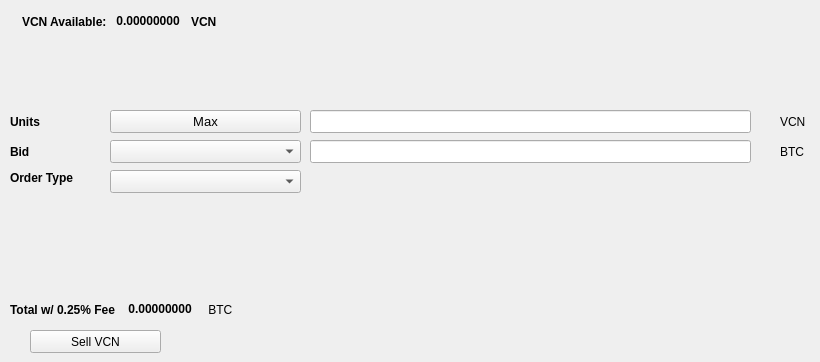
   <widget class="QWidget" name="SellTab">
    <attribute name="title">
     <string>Sell</string>
    </attribute>
    <widget class="QLabel" name="label_16">
     <property name="geometry">
      <rect>
       <x>780</x>
       <y>140</y>
       <width>31</width>
       <height>23</height>
      </rect>
     </property>
     <property name="text">
      <string>BTC</string>
     </property>
    </widget>
    <widget class="QComboBox" name="SellBidcomboBox">
     <property name="geometry">
      <rect>
       <x>110</x>
       <y>140</y>
       <width>191</width>
       <height>23</height>
      </rect>
     </property>
     <property name="font">
      <font>
       <pointsize>10</pointsize>
      </font>
     </property>
    </widget>
    <widget class="QLabel" name="label_18">
     <property name="geometry">
      <rect>
       <x>10</x>
       <y>110</y>
       <width>46</width>
       <height>23</height>
      </rect>
     </property>
     <property name="font">
      <font>
       <weight>75</weight>
       <bold>true</bold>
      </font>
     </property>
     <property name="text">
      <string>Units</string>
     </property>
    </widget>
    <widget class="QPushButton" name="Sell_Max_Amount">
     <property name="geometry">
      <rect>
       <x>110</x>
       <y>110</y>
       <width>191</width>
       <height>23</height>
      </rect>
     </property>
     <property name="font">
      <font>
       <pointsize>10</pointsize>
      </font>
     </property>
     <property name="text">
      <string>Max</string>
     </property>
    </widget>
    <widget class="QLabel" name="label_20">
     <property name="geometry">
      <rect>
       <x>10</x>
       <y>170</y>
       <width>91</width>
       <height>16</height>
      </rect>
     </property>
     <property name="font">
      <font>
       <weight>75</weight>
       <bold>true</bold>
      </font>
     </property>
     <property name="text">
      <string>Order Type</string>
     </property>
    </widget>
    <widget class="QComboBox" name="SellOrdertypeCombo">
     <property name="geometry">
      <rect>
       <x>110</x>
       <y>170</y>
       <width>191</width>
       <height>23</height>
      </rect>
     </property>
     <property name="font">
      <font>
       <pointsize>10</pointsize>
      </font>
     </property>
    </widget>
    <widget class="QLabel" name="label_21">
     <property name="geometry">
      <rect>
       <x>10</x>
       <y>140</y>
       <width>46</width>
       <height>23</height>
      </rect>
     </property>
     <property name="font">
      <font>
       <weight>75</weight>
       <bold>true</bold>
      </font>
     </property>
     <property name="text">
      <string>Bid</string>
     </property>
    </widget>
    <widget class="QLabel" name="label_22">
     <property name="geometry">
      <rect>
       <x>780</x>
       <y>110</y>
       <width>31</width>
       <height>23</height>
      </rect>
     </property>
     <property name="text">
      <string>VCN</string>
     </property>
    </widget>
    <widget class="QLineEdit" name="UnitsInputVCN">
     <property name="geometry">
      <rect>
       <x>310</x>
       <y>110</y>
       <width>441</width>
       <height>23</height>
      </rect>
     </property>
     <property name="font">
      <font>
       <pointsize>9</pointsize>
       <weight>75</weight>
       <bold>true</bold>
      </font>
     </property>
    </widget>
    <widget class="QLineEdit" name="SellBidPriceEdit">
     <property name="geometry">
      <rect>
       <x>310</x>
       <y>140</y>
       <width>441</width>
       <height>23</height>
      </rect>
     </property>
     <property name="font">
      <font>
       <pointsize>9</pointsize>
       <weight>75</weight>
       <bold>true</bold>
      </font>
     </property>
    </widget>
    <widget class="QPushButton" name="SellVCNBTN">
     <property name="geometry">
      <rect>
       <x>30</x>
       <y>330</y>
       <width>131</width>
       <height>23</height>
      </rect>
     </property>
     <property name="text">
      <string>Sell VCN</string>
     </property>
     <property name="icon">
      <iconset resource="../bitcoin.qrc">
       <normaloff>:/icons/bitcoin</normaloff>:/icons/bitcoin</iconset>
     </property>
    </widget>
    <widget class="QWidget" name="layoutWidget3">
     <property name="geometry">
      <rect>
       <x>22</x>
       <y>12</y>
       <width>240</width>
       <height>19</height>
      </rect>
     </property>
     <layout class="QHBoxLayout" name="horizontalLayout">
      <item>
       <widget class="QLabel" name="label232_2">
        <property name="font">
         <font>
          <weight>75</weight>
          <bold>true</bold>
         </font>
        </property>
        <property name="text">
         <string>VCN Available:</string>
        </property>
       </widget>
      </item>
      <item>
       <widget class="QLabel" name="VCNAvailableLabel">
        <property name="palette">
         <palette>
          <active>
           <colorrole role="WindowText">
            <brush brushstyle="SolidPattern">
             <color alpha="255">
              <red>0</red>
              <green>0</green>
              <blue>0</blue>
             </color>
            </brush>
           </colorrole>
           <colorrole role="Button">
            <brush brushstyle="SolidPattern">
             <color alpha="255">
              <red>0</red>
              <green>170</green>
              <blue>0</blue>
             </color>
            </brush>
           </colorrole>
           <colorrole role="Light">
            <brush brushstyle="SolidPattern">
             <color alpha="255">
              <red>0</red>
              <green>255</green>
              <blue>0</blue>
             </color>
            </brush>
           </colorrole>
           <colorrole role="Midlight">
            <brush brushstyle="SolidPattern">
             <color alpha="255">
              <red>0</red>
              <green>212</green>
              <blue>0</blue>
             </color>
            </brush>
           </colorrole>
           <colorrole role="Dark">
            <brush brushstyle="SolidPattern">
             <color alpha="255">
              <red>0</red>
              <green>85</green>
              <blue>0</blue>
             </color>
            </brush>
           </colorrole>
           <colorrole role="Mid">
            <brush brushstyle="SolidPattern">
             <color alpha="255">
              <red>0</red>
              <green>113</green>
              <blue>0</blue>
             </color>
            </brush>
           </colorrole>
           <colorrole role="Text">
            <brush brushstyle="SolidPattern">
             <color alpha="255">
              <red>0</red>
              <green>170</green>
              <blue>0</blue>
             </color>
            </brush>
           </colorrole>
           <colorrole role="BrightText">
            <brush brushstyle="SolidPattern">
             <color alpha="255">
              <red>255</red>
              <green>255</green>
              <blue>255</blue>
             </color>
            </brush>
           </colorrole>
           <colorrole role="ButtonText">
            <brush brushstyle="SolidPattern">
             <color alpha="255">
              <red>0</red>
              <green>0</green>
              <blue>0</blue>
             </color>
            </brush>
           </colorrole>
           <colorrole role="Base">
            <brush brushstyle="SolidPattern">
             <color alpha="255">
              <red>255</red>
              <green>255</green>
              <blue>255</blue>
             </color>
            </brush>
           </colorrole>
           <colorrole role="Window">
            <brush brushstyle="SolidPattern">
             <color alpha="255">
              <red>0</red>
              <green>170</green>
              <blue>0</blue>
             </color>
            </brush>
           </colorrole>
           <colorrole role="Shadow">
            <brush brushstyle="SolidPattern">
             <color alpha="255">
              <red>0</red>
              <green>0</green>
              <blue>0</blue>
             </color>
            </brush>
           </colorrole>
           <colorrole role="AlternateBase">
            <brush brushstyle="SolidPattern">
             <color alpha="255">
              <red>127</red>
              <green>212</green>
              <blue>127</blue>
             </color>
            </brush>
           </colorrole>
           <colorrole role="ToolTipBase">
            <brush brushstyle="SolidPattern">
             <color alpha="255">
              <red>255</red>
              <green>255</green>
              <blue>220</blue>
             </color>
            </brush>
           </colorrole>
           <colorrole role="ToolTipText">
            <brush brushstyle="SolidPattern">
             <color alpha="255">
              <red>0</red>
              <green>0</green>
              <blue>0</blue>
             </color>
            </brush>
           </colorrole>
          </active>
          <inactive>
           <colorrole role="WindowText">
            <brush brushstyle="SolidPattern">
             <color alpha="255">
              <red>0</red>
              <green>0</green>
              <blue>0</blue>
             </color>
            </brush>
           </colorrole>
           <colorrole role="Button">
            <brush brushstyle="SolidPattern">
             <color alpha="255">
              <red>0</red>
              <green>170</green>
              <blue>0</blue>
             </color>
            </brush>
           </colorrole>
           <colorrole role="Light">
            <brush brushstyle="SolidPattern">
             <color alpha="255">
              <red>0</red>
              <green>255</green>
              <blue>0</blue>
             </color>
            </brush>
           </colorrole>
           <colorrole role="Midlight">
            <brush brushstyle="SolidPattern">
             <color alpha="255">
              <red>0</red>
              <green>212</green>
              <blue>0</blue>
             </color>
            </brush>
           </colorrole>
           <colorrole role="Dark">
            <brush brushstyle="SolidPattern">
             <color alpha="255">
              <red>0</red>
              <green>85</green>
              <blue>0</blue>
             </color>
            </brush>
           </colorrole>
           <colorrole role="Mid">
            <brush brushstyle="SolidPattern">
             <color alpha="255">
              <red>0</red>
              <green>113</green>
              <blue>0</blue>
             </color>
            </brush>
           </colorrole>
           <colorrole role="Text">
            <brush brushstyle="SolidPattern">
             <color alpha="255">
              <red>0</red>
              <green>170</green>
              <blue>0</blue>
             </color>
            </brush>
           </colorrole>
           <colorrole role="BrightText">
            <brush brushstyle="SolidPattern">
             <color alpha="255">
              <red>255</red>
              <green>255</green>
              <blue>255</blue>
             </color>
            </brush>
           </colorrole>
           <colorrole role="ButtonText">
            <brush brushstyle="SolidPattern">
             <color alpha="255">
              <red>0</red>
              <green>0</green>
              <blue>0</blue>
             </color>
            </brush>
           </colorrole>
           <colorrole role="Base">
            <brush brushstyle="SolidPattern">
             <color alpha="255">
              <red>255</red>
              <green>255</green>
              <blue>255</blue>
             </color>
            </brush>
           </colorrole>
           <colorrole role="Window">
            <brush brushstyle="SolidPattern">
             <color alpha="255">
              <red>0</red>
              <green>170</green>
              <blue>0</blue>
             </color>
            </brush>
           </colorrole>
           <colorrole role="Shadow">
            <brush brushstyle="SolidPattern">
             <color alpha="255">
              <red>0</red>
              <green>0</green>
              <blue>0</blue>
             </color>
            </brush>
           </colorrole>
           <colorrole role="AlternateBase">
            <brush brushstyle="SolidPattern">
             <color alpha="255">
              <red>127</red>
              <green>212</green>
              <blue>127</blue>
             </color>
            </brush>
           </colorrole>
           <colorrole role="ToolTipBase">
            <brush brushstyle="SolidPattern">
             <color alpha="255">
              <red>255</red>
              <green>255</green>
              <blue>220</blue>
             </color>
            </brush>
           </colorrole>
           <colorrole role="ToolTipText">
            <brush brushstyle="SolidPattern">
             <color alpha="255">
              <red>0</red>
              <green>0</green>
              <blue>0</blue>
             </color>
            </brush>
           </colorrole>
          </inactive>
          <disabled>
           <colorrole role="WindowText">
            <brush brushstyle="SolidPattern">
             <color alpha="255">
              <red>0</red>
              <green>85</green>
              <blue>0</blue>
             </color>
            </brush>
           </colorrole>
           <colorrole role="Button">
            <brush brushstyle="SolidPattern">
             <color alpha="255">
              <red>0</red>
              <green>170</green>
              <blue>0</blue>
             </color>
            </brush>
           </colorrole>
           <colorrole role="Light">
            <brush brushstyle="SolidPattern">
             <color alpha="255">
              <red>0</red>
              <green>255</green>
              <blue>0</blue>
             </color>
            </brush>
           </colorrole>
           <colorrole role="Midlight">
            <brush brushstyle="SolidPattern">
             <color alpha="255">
              <red>0</red>
              <green>212</green>
              <blue>0</blue>
             </color>
            </brush>
           </colorrole>
           <colorrole role="Dark">
            <brush brushstyle="SolidPattern">
             <color alpha="255">
              <red>0</red>
              <green>85</green>
              <blue>0</blue>
             </color>
            </brush>
           </colorrole>
           <colorrole role="Mid">
            <brush brushstyle="SolidPattern">
             <color alpha="255">
              <red>0</red>
              <green>113</green>
              <blue>0</blue>
             </color>
            </brush>
           </colorrole>
           <colorrole role="Text">
            <brush brushstyle="SolidPattern">
             <color alpha="255">
              <red>0</red>
              <green>85</green>
              <blue>0</blue>
             </color>
            </brush>
           </colorrole>
           <colorrole role="BrightText">
            <brush brushstyle="SolidPattern">
             <color alpha="255">
              <red>255</red>
              <green>255</green>
              <blue>255</blue>
             </color>
            </brush>
           </colorrole>
           <colorrole role="ButtonText">
            <brush brushstyle="SolidPattern">
             <color alpha="255">
              <red>0</red>
              <green>85</green>
              <blue>0</blue>
             </color>
            </brush>
           </colorrole>
           <colorrole role="Base">
            <brush brushstyle="SolidPattern">
             <color alpha="255">
              <red>0</red>
              <green>170</green>
              <blue>0</blue>
             </color>
            </brush>
           </colorrole>
           <colorrole role="Window">
            <brush brushstyle="SolidPattern">
             <color alpha="255">
              <red>0</red>
              <green>170</green>
              <blue>0</blue>
             </color>
            </brush>
           </colorrole>
           <colorrole role="Shadow">
            <brush brushstyle="SolidPattern">
             <color alpha="255">
              <red>0</red>
              <green>0</green>
              <blue>0</blue>
             </color>
            </brush>
           </colorrole>
           <colorrole role="AlternateBase">
            <brush brushstyle="SolidPattern">
             <color alpha="255">
              <red>0</red>
              <green>170</green>
              <blue>0</blue>
             </color>
            </brush>
           </colorrole>
           <colorrole role="ToolTipBase">
            <brush brushstyle="SolidPattern">
             <color alpha="255">
              <red>255</red>
              <green>255</green>
              <blue>220</blue>
             </color>
            </brush>
           </colorrole>
           <colorrole role="ToolTipText">
            <brush brushstyle="SolidPattern">
             <color alpha="255">
              <red>0</red>
              <green>0</green>
              <blue>0</blue>
             </color>
            </brush>
           </colorrole>
          </disabled>
         </palette>
        </property>
        <property name="font">
         <font>
          <weight>75</weight>
          <bold>true</bold>
         </font>
        </property>
        <property name="text">
         <string> 0.00000000 </string>
        </property>
        <property name="textInteractionFlags">
         <set>Qt::LinksAccessibleByMouse|Qt::TextSelectableByKeyboard|Qt::TextSelectableByMouse</set>
        </property>
       </widget>
      </item>
      <item>
       <widget class="QLabel" name="labelVCN">
        <property name="font">
         <font>
          <weight>75</weight>
          <bold>true</bold>
         </font>
        </property>
        <property name="text">
         <string>VCN</string>
        </property>
       </widget>
      </item>
     </layout>
    </widget>
    <widget class="QWidget" name="layoutWidget">
     <property name="geometry">
      <rect>
       <x>10</x>
       <y>300</y>
       <width>268</width>
       <height>19</height>
      </rect>
     </property>
     <layout class="QHBoxLayout" name="horizontalLayout_2">
      <item>
       <widget class="QLabel" name="label_19">
        <property name="font">
         <font>
          <weight>75</weight>
          <bold>true</bold>
         </font>
        </property>
        <property name="text">
         <string>Total w/ 0.25% Fee </string>
        </property>
       </widget>
      </item>
      <item>
       <widget class="QLabel" name="SellCostLabel">
        <property name="palette">
         <palette>
          <active>
           <colorrole role="WindowText">
            <brush brushstyle="SolidPattern">
             <color alpha="255">
              <red>0</red>
              <green>0</green>
              <blue>0</blue>
             </color>
            </brush>
           </colorrole>
           <colorrole role="Button">
            <brush brushstyle="SolidPattern">
             <color alpha="255">
              <red>0</red>
              <green>170</green>
              <blue>0</blue>
             </color>
            </brush>
           </colorrole>
           <colorrole role="Light">
            <brush brushstyle="SolidPattern">
             <color alpha="255">
              <red>0</red>
              <green>255</green>
              <blue>0</blue>
             </color>
            </brush>
           </colorrole>
           <colorrole role="Midlight">
            <brush brushstyle="SolidPattern">
             <color alpha="255">
              <red>0</red>
              <green>212</green>
              <blue>0</blue>
             </color>
            </brush>
           </colorrole>
           <colorrole role="Dark">
            <brush brushstyle="SolidPattern">
             <color alpha="255">
              <red>0</red>
              <green>85</green>
              <blue>0</blue>
             </color>
            </brush>
           </colorrole>
           <colorrole role="Mid">
            <brush brushstyle="SolidPattern">
             <color alpha="255">
              <red>0</red>
              <green>113</green>
              <blue>0</blue>
             </color>
            </brush>
           </colorrole>
           <colorrole role="Text">
            <brush brushstyle="SolidPattern">
             <color alpha="255">
              <red>0</red>
              <green>170</green>
              <blue>0</blue>
             </color>
            </brush>
           </colorrole>
           <colorrole role="BrightText">
            <brush brushstyle="SolidPattern">
             <color alpha="255">
              <red>255</red>
              <green>255</green>
              <blue>255</blue>
             </color>
            </brush>
           </colorrole>
           <colorrole role="ButtonText">
            <brush brushstyle="SolidPattern">
             <color alpha="255">
              <red>0</red>
              <green>0</green>
              <blue>0</blue>
             </color>
            </brush>
           </colorrole>
           <colorrole role="Base">
            <brush brushstyle="SolidPattern">
             <color alpha="255">
              <red>255</red>
              <green>255</green>
              <blue>255</blue>
             </color>
            </brush>
           </colorrole>
           <colorrole role="Window">
            <brush brushstyle="SolidPattern">
             <color alpha="255">
              <red>0</red>
              <green>170</green>
              <blue>0</blue>
             </color>
            </brush>
           </colorrole>
           <colorrole role="Shadow">
            <brush brushstyle="SolidPattern">
             <color alpha="255">
              <red>0</red>
              <green>0</green>
              <blue>0</blue>
             </color>
            </brush>
           </colorrole>
           <colorrole role="AlternateBase">
            <brush brushstyle="SolidPattern">
             <color alpha="255">
              <red>127</red>
              <green>212</green>
              <blue>127</blue>
             </color>
            </brush>
           </colorrole>
           <colorrole role="ToolTipBase">
            <brush brushstyle="SolidPattern">
             <color alpha="255">
              <red>255</red>
              <green>255</green>
              <blue>220</blue>
             </color>
            </brush>
           </colorrole>
           <colorrole role="ToolTipText">
            <brush brushstyle="SolidPattern">
             <color alpha="255">
              <red>0</red>
              <green>0</green>
              <blue>0</blue>
             </color>
            </brush>
           </colorrole>
          </active>
          <inactive>
           <colorrole role="WindowText">
            <brush brushstyle="SolidPattern">
             <color alpha="255">
              <red>0</red>
              <green>0</green>
              <blue>0</blue>
             </color>
            </brush>
           </colorrole>
           <colorrole role="Button">
            <brush brushstyle="SolidPattern">
             <color alpha="255">
              <red>0</red>
              <green>170</green>
              <blue>0</blue>
             </color>
            </brush>
           </colorrole>
           <colorrole role="Light">
            <brush brushstyle="SolidPattern">
             <color alpha="255">
              <red>0</red>
              <green>255</green>
              <blue>0</blue>
             </color>
            </brush>
           </colorrole>
           <colorrole role="Midlight">
            <brush brushstyle="SolidPattern">
             <color alpha="255">
              <red>0</red>
              <green>212</green>
              <blue>0</blue>
             </color>
            </brush>
           </colorrole>
           <colorrole role="Dark">
            <brush brushstyle="SolidPattern">
             <color alpha="255">
              <red>0</red>
              <green>85</green>
              <blue>0</blue>
             </color>
            </brush>
           </colorrole>
           <colorrole role="Mid">
            <brush brushstyle="SolidPattern">
             <color alpha="255">
              <red>0</red>
              <green>113</green>
              <blue>0</blue>
             </color>
            </brush>
           </colorrole>
           <colorrole role="Text">
            <brush brushstyle="SolidPattern">
             <color alpha="255">
              <red>0</red>
              <green>170</green>
              <blue>0</blue>
             </color>
            </brush>
           </colorrole>
           <colorrole role="BrightText">
            <brush brushstyle="SolidPattern">
             <color alpha="255">
              <red>255</red>
              <green>255</green>
              <blue>255</blue>
             </color>
            </brush>
           </colorrole>
           <colorrole role="ButtonText">
            <brush brushstyle="SolidPattern">
             <color alpha="255">
              <red>0</red>
              <green>0</green>
              <blue>0</blue>
             </color>
            </brush>
           </colorrole>
           <colorrole role="Base">
            <brush brushstyle="SolidPattern">
             <color alpha="255">
              <red>255</red>
              <green>255</green>
              <blue>255</blue>
             </color>
            </brush>
           </colorrole>
           <colorrole role="Window">
            <brush brushstyle="SolidPattern">
             <color alpha="255">
              <red>0</red>
              <green>170</green>
              <blue>0</blue>
             </color>
            </brush>
           </colorrole>
           <colorrole role="Shadow">
            <brush brushstyle="SolidPattern">
             <color alpha="255">
              <red>0</red>
              <green>0</green>
              <blue>0</blue>
             </color>
            </brush>
           </colorrole>
           <colorrole role="AlternateBase">
            <brush brushstyle="SolidPattern">
             <color alpha="255">
              <red>127</red>
              <green>212</green>
              <blue>127</blue>
             </color>
            </brush>
           </colorrole>
           <colorrole role="ToolTipBase">
            <brush brushstyle="SolidPattern">
             <color alpha="255">
              <red>255</red>
              <green>255</green>
              <blue>220</blue>
             </color>
            </brush>
           </colorrole>
           <colorrole role="ToolTipText">
            <brush brushstyle="SolidPattern">
             <color alpha="255">
              <red>0</red>
              <green>0</green>
              <blue>0</blue>
             </color>
            </brush>
           </colorrole>
          </inactive>
          <disabled>
           <colorrole role="WindowText">
            <brush brushstyle="SolidPattern">
             <color alpha="255">
              <red>0</red>
              <green>85</green>
              <blue>0</blue>
             </color>
            </brush>
           </colorrole>
           <colorrole role="Button">
            <brush brushstyle="SolidPattern">
             <color alpha="255">
              <red>0</red>
              <green>170</green>
              <blue>0</blue>
             </color>
            </brush>
           </colorrole>
           <colorrole role="Light">
            <brush brushstyle="SolidPattern">
             <color alpha="255">
              <red>0</red>
              <green>255</green>
              <blue>0</blue>
             </color>
            </brush>
           </colorrole>
           <colorrole role="Midlight">
            <brush brushstyle="SolidPattern">
             <color alpha="255">
              <red>0</red>
              <green>212</green>
              <blue>0</blue>
             </color>
            </brush>
           </colorrole>
           <colorrole role="Dark">
            <brush brushstyle="SolidPattern">
             <color alpha="255">
              <red>0</red>
              <green>85</green>
              <blue>0</blue>
             </color>
            </brush>
           </colorrole>
           <colorrole role="Mid">
            <brush brushstyle="SolidPattern">
             <color alpha="255">
              <red>0</red>
              <green>113</green>
              <blue>0</blue>
             </color>
            </brush>
           </colorrole>
           <colorrole role="Text">
            <brush brushstyle="SolidPattern">
             <color alpha="255">
              <red>0</red>
              <green>85</green>
              <blue>0</blue>
             </color>
            </brush>
           </colorrole>
           <colorrole role="BrightText">
            <brush brushstyle="SolidPattern">
             <color alpha="255">
              <red>255</red>
              <green>255</green>
              <blue>255</blue>
             </color>
            </brush>
           </colorrole>
           <colorrole role="ButtonText">
            <brush brushstyle="SolidPattern">
             <color alpha="255">
              <red>0</red>
              <green>85</green>
              <blue>0</blue>
             </color>
            </brush>
           </colorrole>
           <colorrole role="Base">
            <brush brushstyle="SolidPattern">
             <color alpha="255">
              <red>0</red>
              <green>170</green>
              <blue>0</blue>
             </color>
            </brush>
           </colorrole>
           <colorrole role="Window">
            <brush brushstyle="SolidPattern">
             <color alpha="255">
              <red>0</red>
              <green>170</green>
              <blue>0</blue>
             </color>
            </brush>
           </colorrole>
           <colorrole role="Shadow">
            <brush brushstyle="SolidPattern">
             <color alpha="255">
              <red>0</red>
              <green>0</green>
              <blue>0</blue>
             </color>
            </brush>
           </colorrole>
           <colorrole role="AlternateBase">
            <brush brushstyle="SolidPattern">
             <color alpha="255">
              <red>0</red>
              <green>170</green>
              <blue>0</blue>
             </color>
            </brush>
           </colorrole>
           <colorrole role="ToolTipBase">
            <brush brushstyle="SolidPattern">
             <color alpha="255">
              <red>255</red>
              <green>255</green>
              <blue>220</blue>
             </color>
            </brush>
           </colorrole>
           <colorrole role="ToolTipText">
            <brush brushstyle="SolidPattern">
             <color alpha="255">
              <red>0</red>
              <green>0</green>
              <blue>0</blue>
             </color>
            </brush>
           </colorrole>
          </disabled>
         </palette>
        </property>
        <property name="font">
         <font>
          <weight>75</weight>
          <bold>true</bold>
         </font>
        </property>
        <property name="autoFillBackground">
         <bool>false</bool>
        </property>
        <property name="text">
         <string> 0.00000000</string>
        </property>
        <property name="textInteractionFlags">
         <set>Qt::LinksAccessibleByMouse|Qt::TextSelectableByMouse</set>
        </property>
       </widget>
      </item>
      <item>
       <widget class="QLabel" name="label_17">
        <property name="font">
         <font>
          <weight>50</weight>
          <bold>false</bold>
         </font>
        </property>
        <property name="text">
         <string> BTC</string>
        </property>
       </widget>
      </item>
     </layout>
    </widget>
    <widget class="QLabel" name="label_23">
     <property name="geometry">
      <rect>
       <x>410</x>
       <y>260</y>
       <width>281</width>
       <height>81</height>
      </rect>
     </property>
     <property name="text">
      <string/>
     </property>
     <property name="pixmap">
      <pixmap resource="../bitcoin.qrc">:/images/bleutrade</pixmap>
     </property>
    </widget>
   </widget>
